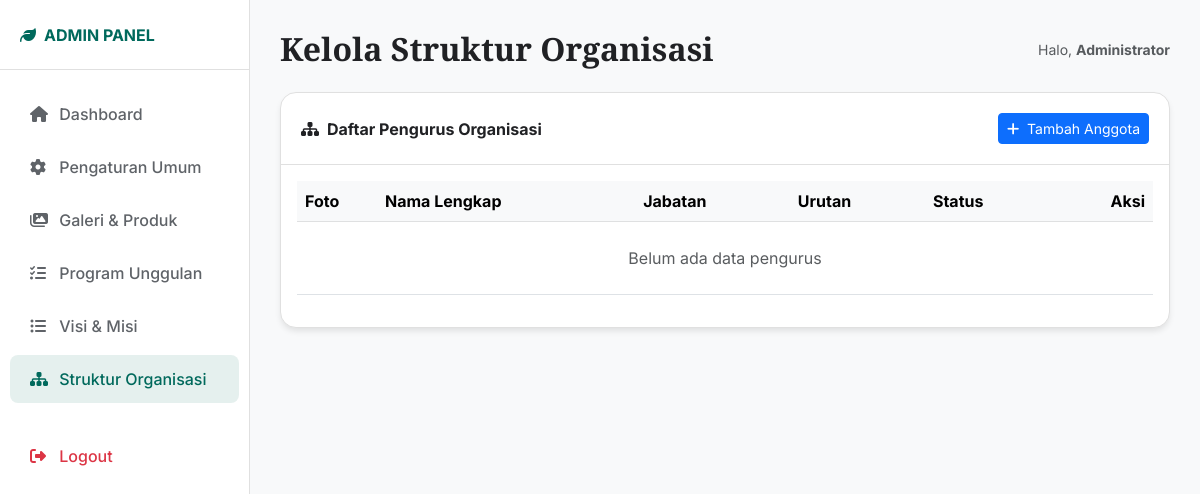
The page /admin/struktur.php (signed in) on the database as committed earlier.
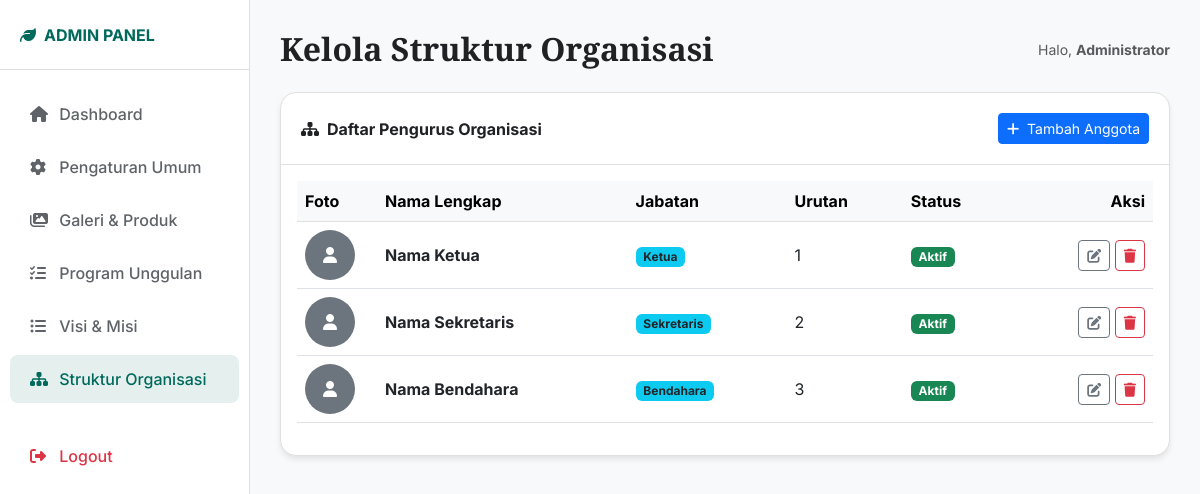
The same page on the database as committed later.
### tables this page shows
CREATE TABLE IF NOT EXISTS struktur_organisasi (
    id INT PRIMARY KEY AUTO_INCREMENT,
    nama VARCHAR(100) NOT NULL,
    jabatan VARCHAR(100) NOT NULL,
    foto VARCHAR(255),
    parent_id INT DEFAULT NULL,
    sort_order INT DEFAULT 0,
    is_active TINYINT(1) DEFAULT 1,
    created_at TIMESTAMP DEFAULT CURRENT_TIMESTAMP,
    updated_at TIMESTAMP DEFAULT CURRENT_TIMESTAMP ON UPDATE CURRENT_TIMESTAMP
);

### includes/functions.php (called while the page is built, shortened)
<?php
function clean($data) {
    return htmlspecialchars(trim($data), ENT_QUOTES, 'UTF-8');
}
function get_struktur($active_only = true) {
    try {
        $conn = getConnection();
        $sql = "SELECT * FROM struktur_organisasi";
        $sql .= " ORDER BY sort_order ASC";
        $stmt = $conn->query($sql);
        return $stmt->fetchAll();
    } catch (PDOException $e) {
        return [];
    }
}

### admin/struktur.php (the view, shortened to what this page needs)
<?php
$page_title = "Kelola Struktur Organisasi";
require_once '../includes/functions.php';
$action = $_GET['action'] ?? 'list';
require_once 'includes/header.php';
?>
<?php if ($action == 'list'): ?>
    <div class="card">
        <div class="card-header d-flex justify-content-between align-items-center">
            <span><i class="fas fa-sitemap me-2"></i>Daftar Pengurus Organisasi</span>
            <a href="struktur.php?action=add" class="btn btn-sm btn-primary"><i class="fas fa-plus me-1"></i> Tambah Anggota</a>
        </div>
        <div class="card-body">
            <div class="table-responsive">
                <table class="table table-hover align-middle">
                    <thead class="table-light">
                        <tr>
                            <th width="80">Foto</th>
                            <th>Nama Lengkap</th>
                            <th>Jabatan</th>
                            <th>Urutan</th>
                            <th>Status</th>
                            <th class="text-end">Aksi</th>
                        </tr>
                    </thead>
                    <tbody>
                        <?php
                        $items = get_struktur(false);
                        if (empty($items)): ?>
                            <tr><td colspan="6" class="text-center py-4 text-muted">Belum ada data pengurus</td></tr>
                        <?php else: foreach ($items as $item): ?>
                            <tr>
                                <td>
                                    <?php if ($item['foto']): ?>
                                        <img src="<?= img_url($item['foto']) ?>" class="rounded-circle" width="50" height="50" style="object-fit: cover;">
                                    <?php else: ?>
                                        <div class="rounded-circle bg-secondary d-flex align-items-center justify-content-center text-white" style="width: 50px; height: 50px;">
                                            <i class="fas fa-user"></i>
                                        </div>
                                    <?php endif; ?>
                                </td>
                                <td class="fw-bold"><?= clean($item['nama']) ?></td>
                                <td><span class="badge bg-info text-dark"><?= clean($item['jabatan']) ?></span></td>
                                <td><?= $item['sort_order'] ?></td>
                                <td>
                                    <?php if ($item['is_active']): ?>
                                        <span class="badge bg-success">Aktif</span>
                                    <?php else: ?>
                                        <span class="badge bg-secondary">Non-Aktif</span>
                                    <?php endif; ?>
                                </td>
                                <td class="text-end">
                                    <a href="struktur.php?action=edit&id=<?= $item['id'] ?>" class="btn btn-sm btn-outline-secondary"><i class="fas fa-edit"></i></a>
                                    <a href="struktur.php?action=delete&id=<?= $item['id'] ?>" class="btn btn-sm btn-outline-danger" onclick="return confirm('Yakin ingin menghapus anggota ini?')"><i class="fas fa-trash"></i></a>
                                </td>
                            </tr>
                        <?php endforeach; endif; ?>
                    </tbody>
                </table>
            </div>
        </div>
    </div>
<?php endif; ?>
<?php require_once 'includes/footer.php'; ?>

### admin/includes/header.php (shortened to what this page needs)
<?php
require_once '../includes/functions.php';
$current_page = basename($_SERVER['PHP_SELF']);
?>
<!DOCTYPE html>
<html lang="id">
<head>
    <link href="https://cdn.jsdelivr.net/npm/bootstrap@5.3.0/dist/css/bootstrap.min.css" rel="stylesheet">
    <link rel="stylesheet" href="https://cdnjs.cloudflare.com/ajax/libs/font-awesome/6.4.0/css/all.min.css">
</head>
<body>
    <div class="sidebar d-flex flex-column" id="sidebar">
        <div class="sidebar-brand">
            <i class="fas fa-leaf me-2"></i> ADMIN PANEL
        </div>
        <ul class="nav flex-column sidebar-menu">
            <li class="nav-item">
                <a class="nav-link <?= $current_page == 'index.php' ? 'active' : '' ?>" href="index.php"><i class="fas fa-home"></i> Dashboard</a>
            </li>
            <li class="nav-item">
                <a class="nav-link <?= $current_page == 'settings.php' ? 'active' : '' ?>" href="settings.php"><i class="fas fa-cog"></i> Pengaturan Umum</a>
            </li>
            <li class="nav-item">
                <a class="nav-link <?= $current_page == 'gallery.php' ? 'active' : '' ?>" href="gallery.php"><i class="fas fa-images"></i> Galeri & Produk</a>
            </li>
            <li class="nav-item">
                <a class="nav-link <?= $current_page == 'programs.php' ? 'active' : '' ?>" href="programs.php"><i class="fas fa-tasks"></i> Program Unggulan</a>
            </li>
            <li class="nav-item">
                <a class="nav-link <?= $current_page == 'misi.php' ? 'active' : '' ?>" href="misi.php"><i class="fas fa-list-ul"></i> Visi & Misi</a>
            </li>
            <li class="nav-item">
                <a class="nav-link <?= $current_page == 'struktur.php' ? 'active' : '' ?>" href="struktur.php"><i class="fas fa-sitemap"></i> Struktur Organisasi</a>
            </li>
            <li class="nav-item mt-4">
                <a class="nav-link text-danger" href="logout.php"><i class="fas fa-sign-out-alt"></i> Logout</a>
            </li>
        </ul>
    </div>
    <div class="main-content">
        <div class="d-flex justify-content-between align-items-center mb-4">
            <div class="d-flex align-items-center">
                <h2 class="fw-bold mb-0"><?= isset($page_title) ? $page_title : 'Dashboard' ?></h2>
            </div>
            <div class="text-muted small">
                Halo, <strong><?= $_SESSION['admin_name'] ?? 'Admin' ?></strong>
            </div>
        </div>

### admin/includes/footer.php (shortened to what this page needs)
    </div>
</body>
</html>

### admin/includes/header.php (style rules this page uses)
:root { --primary: #00695c; --secondary: #4db6ac; --bg-body: #F8F9FA; --bg-card: #FFFFFF; --text-main: #202124; --text-muted: #5f6368; --border-color: #e0e0e0; }
body { font-family: 'Inter', sans-serif; background-color: var(--bg-body); color: var(--text-main); overflow-x: hidden; }
h1, h2, h3, h4, h5, h6 { font-family: 'Playfair Display', serif; color: var(--text-main); }
.sidebar { min-height: 100vh; width: 250px; background: var(--bg-card); position: fixed; top: 0; left: 0; border-right: 1px solid var(--border-color); z-index: 1000; transition: all 0.3s ease; }
.sidebar-brand { height: 70px; display: flex; align-items: center; padding: 0 20px; font-weight: 700; color: var(--primary); border-bottom: 1px solid var(--border-color); }
.sidebar-menu { padding: 20px 10px; }
.nav-link { color: var(--text-muted); padding: 12px 20px; border-radius: 8px; margin-bottom: 5px; font-weight: 500; transition: 0.3s; }
.nav-link:hover, .nav-link.active { background-color: rgba(0, 105, 92, 0.1); color: var(--primary); }
.nav-link i { width: 25px; }
.main-content { margin-left: 250px; padding: 30px; transition: margin-left 0.3s ease; }
.card { background-color: var(--bg-card); border: 1px solid var(--border-color); border-radius: 16px; box-shadow: 0 4px 6px -1px rgba(0, 0, 0, 0.1); margin-bottom: 20px; }
.card-header { background: transparent; border-bottom: 1px solid var(--border-color); padding: 20px; font-weight: 700; color: var(--text-main); }

Rows that differ between the two databases and show on the page:
added struktur_organisasi: nama "Nama Ketua", jabatan "Ketua", sort_order "1", is_active "Aktif"
added struktur_organisasi: nama "Nama Sekretaris", jabatan "Sekretaris", sort_order "2", is_active "Aktif"
added struktur_organisasi: nama "Nama Bendahara", jabatan "Bendahara", sort_order "3", is_active "Aktif"
Other text that changed with them:
text no longer shown: "Belum ada data pengurus"
